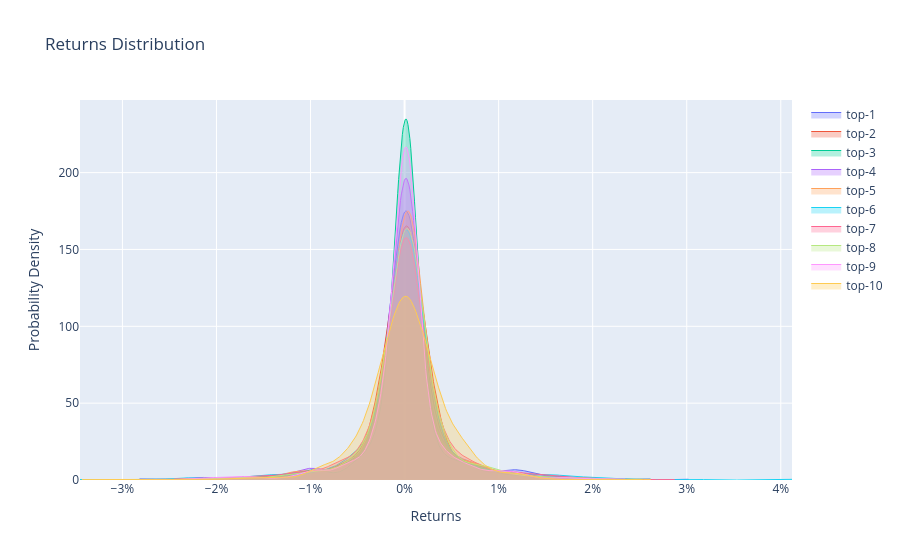

This figure's notebook cell:
### Code cell
topk_pops.plot_returns_distribution()

### Figure 1 — Plotly figure (JSON) as saved in the notebook; plotly's stock layout.template omitted (floating-point values rounded to 4 significant figures; data arrays with more than 128 entries replaced by an {"elided": "..."} marker saying what was removed)
{"data": [{"fill": "tozeroy", "fillcolor": "rgba(99,110,250,0.3)", "line": {"color": "#636EFA", "dash": "solid", "width": 1}, "mode": "lines", "name": "top-1", "opacity": 1, "type": "scatter", "visible": true, "x": {"elided": "500 float values"}, "y": {"elided": "500 float values"}}, {"fill": "tozeroy", "fillcolor": "rgba(239,85,59,0.3)", "line": {"color": "#EF553B", "dash": "solid", "width": 1}, "mode": "lines", "name": "top-2", "opacity": 1, "type": "scatter", "visible": true, "x": {"elided": "500 float values"}, "y": {"elided": "500 float values"}}, {"fill": "tozeroy", "fillcolor": "rgba(0,204,150,0.3)", "line": {"color": "#00CC96", "dash": "solid", "width": 1}, "mode": "lines", "name": "top-3", "opacity": 1, "type": "scatter", "visible": true, "x": {"elided": "500 float values"}, "y": {"elided": "500 float values"}}, {"fill": "tozeroy", "fillcolor": "rgba(171,99,250,0.3)", "line": {"color": "#AB63FA", "dash": "solid", "width": 1}, "mode": "lines", "name": "top-4", "opacity": 1, "type": "scatter", "visible": true, "x": {"elided": "500 float values"}, "y": {"elided": "500 float values"}}, {"fill": "tozeroy", "fillcolor": "rgba(255,161,90,0.3)", "line": {"color": "#FFA15A", "dash": "solid", "width": 1}, "mode": "lines", "name": "top-5", "opacity": 1, "type": "scatter", "visible": true, "x": {"elided": "500 float values"}, "y": {"elided": "500 float values"}}, {"fill": "tozeroy", "fillcolor": "rgba(25,211,243,0.3)", "line": {"color": "#19D3F3", "dash": "solid", "width": 1}, "mode": "lines", "name": "top-6", "opacity": 1, "type": "scatter", "visible": true, "x": {"elided": "500 float values"}, "y": {"elided": "500 float values"}}, {"fill": "tozeroy", "fillcolor": "rgba(255,102,146,0.3)", "line": {"color": "#FF6692", "dash": "solid", "width": 1}, "mode": "lines", "name": "top-7", "opacity": 1, "type": "scatter", "visible": true, "x": {"elided": "500 float values"}, "y": {"elided": "500 float values"}}, {"fill": "tozeroy", "fillcolor": "rgba(182,232,128,0.3)", "line": {"color": "#B6E880", "dash": "solid", "width": 1}, "mode": "lines", "name": "top-8", "opacity": 1, "type": "scatter", "visible": true, "x": {"elided": "500 float values"}, "y": {"elided": "500 float values"}}, {"fill": "tozeroy", "fillcolor": "rgba(255,151,255,0.3)", "line": {"color": "#FF97FF", "dash": "solid", "width": 1}, "mode": "lines", "name": "top-9", "opacity": 1, "type": "scatter", "visible": true, "x": {"elided": "500 float values"}, "y": {"elided": "500 float values"}}, {"fill": "tozeroy", "fillcolor": "rgba(254,203,82,0.3)", "line": {"color": "#FECB52", "dash": "solid", "width": 1}, "mode": "lines", "name": "top-10", "opacity": 1, "type": "scatter", "visible": true, "x": {"elided": "500 float values"}, "y": {"elided": "500 float values"}}], "layout": {"title": {"text": "Returns Distribution"}, "xaxis": {"tickformat": ".0%", "title": {"text": "Returns"}}, "yaxis": {"title": {"text": "Probability Density"}}}}
